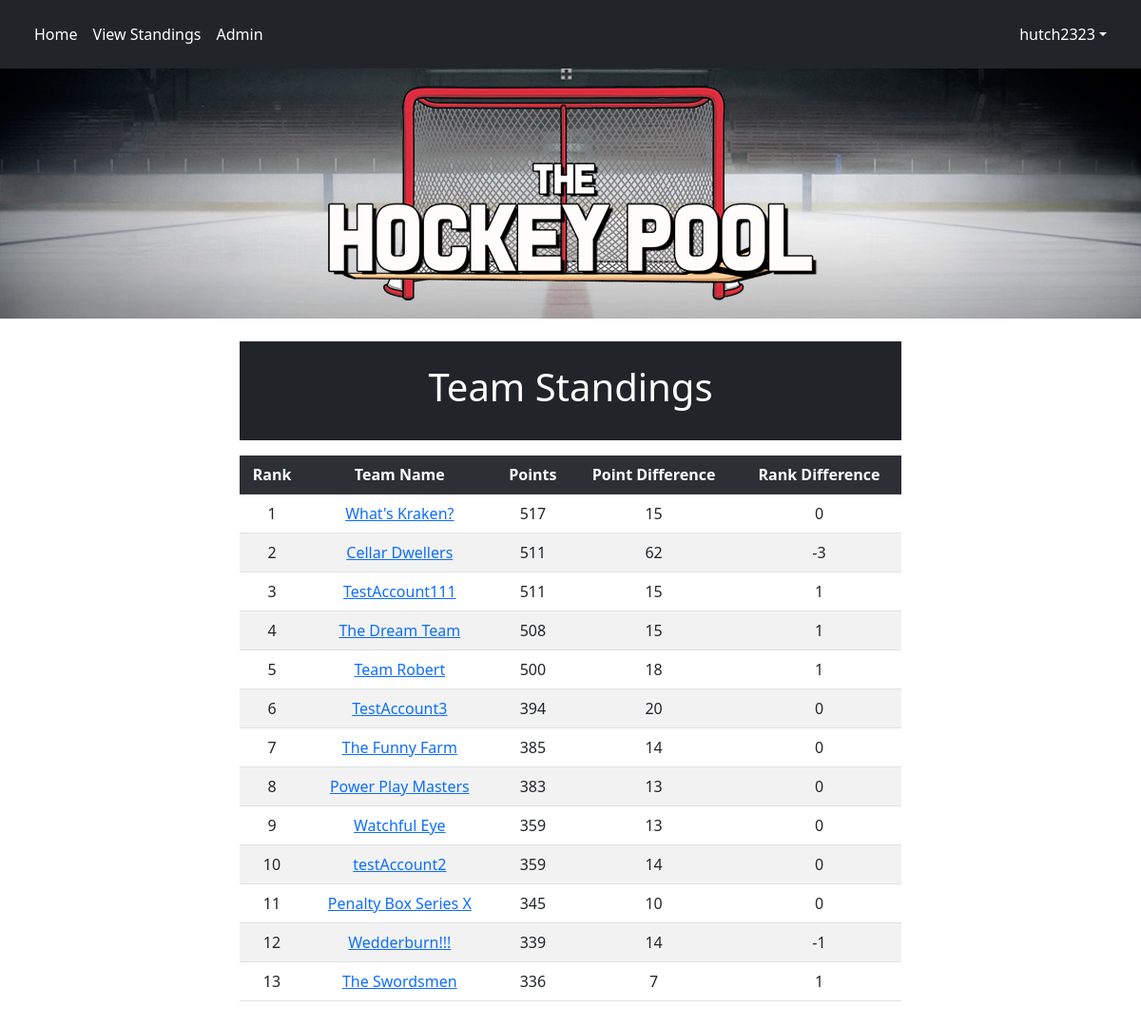
The app's page /teamStandings (signed in) with its own data.
### tables this page shows
CREATE TABLE "standings" (
	"teamID" 	int not NULL,
	"points"	int not NULL DEFAULT 0,
	"pointsYesterday"	int not NULL DEFAULT 0,
	"rank"	int not NULL DEFAULT 0,
	"rankYesterday"	int not NULL DEFAULT 0,
	PRIMARY KEY("teamID"),
	CONSTRAINT "standings-fk-teamID"
	FOREIGN KEY ("teamID")
    REFERENCES poolTeams ("teamID")
);

CREATE TABLE "poolTeams" (
	"teamID"	INTEGER NOT NULL,
	"teamName"	varchar(40) NOT NULL,
	"username"	varchar(30) NOT NULL,
	"player1"	INTEGER NOT NULL,
	"player2"	INTEGER NOT NULL,
	"player3"	INTEGER NOT NULL,
	"player4"	INTEGER NOT NULL,
	"player5"	INTEGER NOT NULL,
	"player6"	INTEGER NOT NULL,
	"player7"	INTEGER NOT NULL,
	"player8"	INTEGER NOT NULL,
	"player9"	INTEGER NOT NULL,
	"player10"	INTEGER NOT NULL,
	"player11"	INTEGER NOT NULL,
	"player12"	INTEGER NOT NULL,
	"player13"	INTEGER NOT NULL,
	"player14"	INTEGER NOT NULL,
	"player15"	INTEGER NOT NULL,
	"player16"	INTEGER NOT NULL,
	"player17"	INTEGER NOT NULL,
	"player18"	INTEGER NOT NULL,
	"player19"	INTEGER NOT NULL,
	"player20"	INTEGER NOT NULL,
	"player21"	INTEGER NOT NULL,
	"teamLogo"	TEXT NOT NULL,
	CONSTRAINT "poolTeams-fk-player15" FOREIGN KEY("player15") REFERENCES "players"("playerID"),
	CONSTRAINT "poolTeams-fk-player6" FOREIGN KEY("player6") REFERENCES "players"("playerID"),
	CONSTRAINT "poolTeams-fk-player11" FOREIGN KEY("player11") REFERENCES "players"("playerID"),
	CONSTRAINT "poolTeams-fk-player1" FOREIGN KEY("player1") REFERENCES "players"("playerID"),
	CONSTRAINT "poolTeams-fk-player3" FOREIGN KEY("player3") REFERENCES "players"("playerID"),
	CONSTRAINT "poolTeams-fk-player12" FOREIGN KEY("player12") REFERENCES "players"("playerID"),
	CONSTRAINT "poolTeams-fk-player20" FOREIGN KEY("player20") REFERENCES "players"("playerID"),
	CONSTRAINT "poolTeams-fk-users" FOREIGN KEY("username") REFERENCES "users"("username"),
	CONSTRAINT "poolTeams-fk-player13" FOREIGN KEY("player13") REFERENCES "players"("playerID"),
	CONSTRAINT "poolTeams-fk-player14" FOREIGN KEY("player14") REFERENCES "players"("playerID"),
	CONSTRAINT "poolTeams-fk-player18" FOREIGN KEY("player18") REFERENCES "players"("playerID"),
	CONSTRAINT "poolTeams-fk-player10" FOREIGN KEY("player10") REFERENCES "players"("playerID"),
	CONSTRAINT "poolTeams-fk-player9" FOREIGN KEY("player9") REFERENCES "players"("playerID"),
	CONSTRAINT "poolTeams-fk-player2" FOREIGN KEY("player2") REFERENCES "players"("playerID"),
	CONSTRAINT "poolTeams-fk-player5" FOREIGN KEY("player5") REFERENCES "players"("playerID"),
	CONSTRAINT "poolTeams-fk-player7" FOREIGN KEY("player7") REFERENCES "players"("playerID"),
	CONSTRAINT "poolTeams-fk-player19" FOREIGN KEY("player19") REFERENCES "players"("playerID"),
	CONSTRAINT "poolTeams-fk-player21" FOREIGN KEY("player21") REFERENCES "players"("playerID"),
	CONSTRAINT "poolTeams-fk-player4" FOREIGN KEY("player4") REFERENCES "players"("playerID"),
	CONSTRAINT "poolTeams-fk-player8" FOREIGN KEY("player8") REFERENCES "players"("playerID"),
	PRIMARY KEY("teamID" AUTOINCREMENT),
	CONSTRAINT "poolTeams-fk-player17" FOREIGN KEY("player17") REFERENCES "players"("playerID"),
	CONSTRAINT "poolTeams-fk-player16" FOREIGN KEY("player16") REFERENCES "players"("playerID")
);

### application.py (the view)
@app.route("/teamStandings")
def teamStandings():
    while True:
        try:
            db.connect()
            teamStandings = db.getTeamStandings()
            return render_template("teamStandings.html", teamStandings=teamStandings, username=getUserInfo(),
                                   permission=getUserPermission(), userTeamID=getUserTeamID())
        except sqlite3.ProgrammingError:
            db.close()

### application.py (called while the page is built)
def userTeam():
    while (True):
        try:
            db.connect()
            username = None
            teamInPool = False
            if "username" in session:
                username = session["username"]
                if (db.checkForUserInPool(username)):
                    teamInPool = True
            return teamInPool
        except sqlite3.ProgrammingError:
            db.close()

def getUserTeamID():
    while (True):
        try:
            db.connect()
            username = None
            teamID = None
            if(userTeam()):
                username = session["username"]
                teamID = db.getUserPoolTeamID(username)
            return teamID
        except sqlite3.ProgrammingError:
            db.close()

def getUserInfo():
    username = None
    if "username" in session:
        username = session["username"]
    return username

def getUserPermission():
    permission = None
    if "permission" in session:
        permission = session["permission"]
    return permission

### db.py (called while the page is built, shortened)
def connect():
    global conn

def getTeamStandings():
    sql = '''Select pt.teamID, pt.teamName, s.points, s.pointsYesterday, s.rank, s.rankYesterday
                     From poolTeams pt join standings s
                        on pt.teamID = s.teamID
                    Order by s.points DESC'''
    try:
        with closing(conn.cursor()) as c:
            c.execute(sql)
            results = c.fetchall()
            standings = []
            for result in results:
                standings.append((result[0], result[1], result[2], result[3], result[4], result[5]))
            return standings
    except sqlite3.OperationalError as e:
        print("Error: Database could not be read. Program closing")
        print(e)

def checkForUserInPool(username):
    sql = '''Select * from poolTeams
                        where username = ?'''
    try:
        with closing(conn.cursor()) as c:
            c.execute(sql, (username,))
            results = c.fetchone()
            if (results):
                return True
            else:
                return False
    except sqlite3.OperationalError as e:
        print("Error: Database could not be read. Program closing")
        print(e)

### templates/teamStandings.html (shortened to what this page needs)
{% extends "base.html" %}
{% block content %}
    <div class="aligns-items-center justify-content-center pb-3" style="max-width: 700px; text-align: center">
        <div id="heading" class="mt-4 p-4 bg-dark text-white">
            <h1 style="text-align:center">Team Standings</h1>
        </div>
        <div class="pt-3">
            <table class="table table-striped w-100" style="text-align:center">
                <tr class="table-dark"><th scope="col">Rank</th><th scope="col">Team Name</th><th scope="col">Points</th><th scope="col">Point Difference</th><th scope="col">Rank Difference</th></tr>
                {% for team in teamStandings %}
                    <tr><td>{{team[4]}}</td><td><a href="{{ url_for('teamStats', teamID=team[0]) }}">{{team[1]}}</a></td><td>
                        {{team[2]}}</td><td>{{team[2]-team[3]}}</td><td>{{team[4]-team[5]}}</td></tr>
                {% endfor %}
            </table>
        </div>
    </div>
{% endblock %}

### records on screen
standings: rank "1", teamName "What's Kraken?", points "517", team[2]-team[3] "15", team[4]-team[5] "0"
standings: rank "2", teamName "Cellar Dwellers", points "511", team[2]-team[3] "62", team[4]-team[5] "-3"
standings: rank "3", teamName "TestAccount111", points "511", team[2]-team[3] "15", team[4]-team[5] "1"
standings: rank "4", teamName "The Dream Team", points "508", team[2]-team[3] "15", team[4]-team[5] "1"
standings: rank "5", teamName "Team Robert", points "500", team[2]-team[3] "18", team[4]-team[5] "1"
standings: rank "6", teamName "TestAccount3", points "394", team[2]-team[3] "20", team[4]-team[5] "0"
standings: rank "7", teamName "The Funny Farm", points "385", team[2]-team[3] "14", team[4]-team[5] "0"
standings: rank "8", teamName "Power Play Masters", points "383", team[2]-team[3] "13", team[4]-team[5] "0"
standings: rank "9", teamName "Watchful Eye", points "359", team[2]-team[3] "13", team[4]-team[5] "0"
standings: rank "10", teamName "testAccount2", points "359", team[2]-team[3] "14", team[4]-team[5] "0"
standings: rank "11", teamName "Penalty Box Series X", points "345", team[2]-team[3] "10", team[4]-team[5] "0"
standings: rank "12", teamName "Wedderburn!!!", points "339", team[2]-team[3] "14", team[4]-team[5] "-1"
standings: rank "13", teamName "The Swordsmen", points "336", team[2]-team[3] "7", team[4]-team[5] "1"

### other values on screen
{{ username }} "hutch2323"
